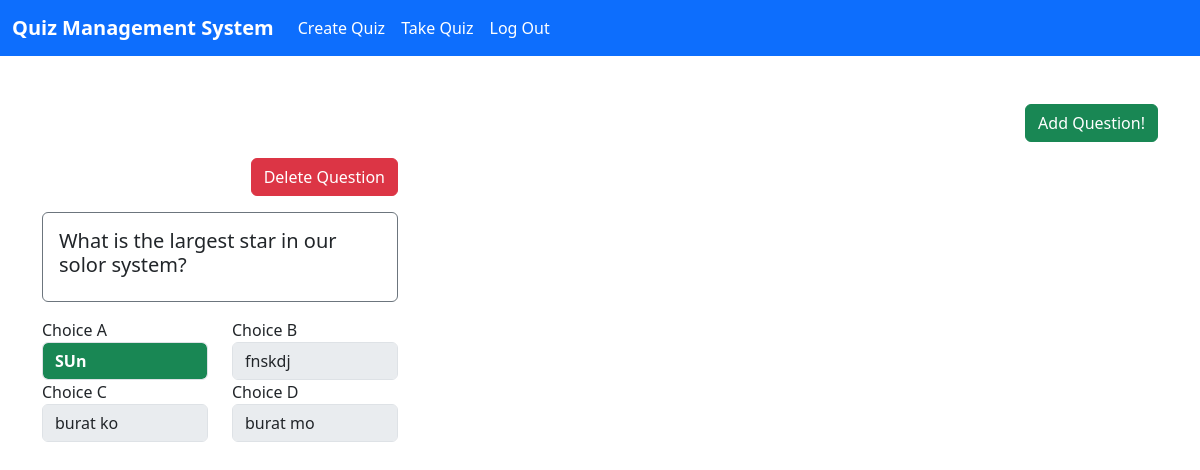
Page /edit-quiz/1 on the earlier database version.
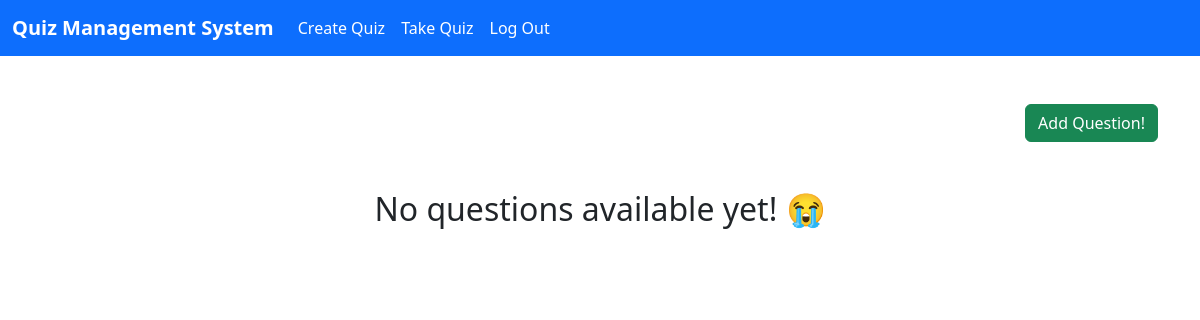
Same page on the later database version.
### tables this page shows
CREATE TABLE questions (
                id INTEGER PRIMARY KEY,
                quizID INT,
                question TEXT,
                a TEXT,
                b TEXT,
                c TEXT,
                d TEXT,
                answer TEXT
            );

### main.py (the view, shortened to what this page needs)
@app.route("/edit-quiz/<int:quiz_number>", methods=["POST", "GET"])
def editQuiz(quiz_number):
    db = get_db()
    cursor = db.cursor()
    if(request.method  == "GET"):
        cursor.execute( '''
            CREATE TABLE IF NOT EXISTS questions (
                id INTEGER PRIMARY KEY,
                quizID INT,
                question TEXT,
                a TEXT,
                b TEXT,
                c TEXT,
                d TEXT,
                answer TEXT
            );
        ''')
        res = cursor.execute(f"SELECT * FROM questions WHERE quizID = {quiz_number}").fetchall()
        return render_template('edit-quiz.html', quiz_number=quiz_number, questions = res)

### main.py (called while the page is built)
def get_db():
    db = getattr(g, '_database', None)
    if db is None:
        db = g._database = sqlite3.connect("quiz-app.db")
    return db

### templates/edit-quiz.html (shortened to what this page needs)
{% extends "base.html" %} {% block content %}
<div class="container my-5">
  <div class="w-100 d-flex justify-content-end align-items-center">
    <button
      type="button"
      class="btn btn-success"
      data-bs-toggle="modal"
      data-bs-target="#createQuiz"
    >
      Add Question!
    </button>
  </div>
  {% if questions %}
  <div class="row mt-3">
    {% for question in questions %}
    <div class="col-lg-4">
      <div class="w-100 d-flex justify-content-end align-items-center mb-3">
        <a
          class="btn btn-danger"
          href="/delete-question/{{question.0}}/{{question.1}}"
          >Delete Question</a
        >
      </div>
      <div class="form-group p-3 border border-secondary rounded">
        <h5>{{question.2}}</h5>
      </div>
      <div class="row my-3">
        <div class="col-6">
          <div class="form-group">
            <label for="exampleInputPassword1">Choice A</label>
            <input
              disabled
              value="{{question.3}}"
              type="text"
              class="form-control {% if question.7 == 'a' %}bg-success text-white fw-bold{% endif %}"
              name="a"
              id="a"
            />
          </div>
        </div>
        <div class="col-6">
          <div class="form-group">
            <label for="exampleInputPassword1">Choice B</label>
            <input
              disabled
              value="{{question.4}}"
              type="text"
              class="form-control {% if question.7 == 'b' %}bg-success text-white fw-bold{% endif %}"
              name="b"
              id="b"
            />
          </div>
        </div>
        <div class="col-6">
          <div class="form-group">
            <label for="exampleInputPassword1">Choice C</label>
            <input
              disabled
              value="{{question.5}}"
              type="text"
              class="form-control {% if question.7 == 'c' %}bg-success text-white fw-bold{% endif %}"
              name="c"
              id="c"
            />
          </div>
        </div>
        <div class="col-6">
          <div class="form-group">
            <label for="exampleInputPassword1">Choice D</label>
            <input
              disabled
              value="{{question.6}}"
              type="text"
              class="form-control {% if question.7 == 'd' %}bg-success text-white fw-bold{% endif %}"
              name="d"
              id="d"
            />
          </div>
        </div>
      </div>
    </div>
    {%endfor %}
  </div>
  {% else %}
  <div class="container d-flex justify-content-center align-items-center">
    <h2 class="text-left my-5">No questions available yet! 😭</h2>
  </div>
  {% endif %}
</div>
{%endblock %}

Differences in the rows shown:
removed questions: question "What is the largest star in our solor system?", a "SUn", b "fnskdj", c "burat ko", d "burat mo"
Other differences:
text now shown: "No questions available yet! 😭"
